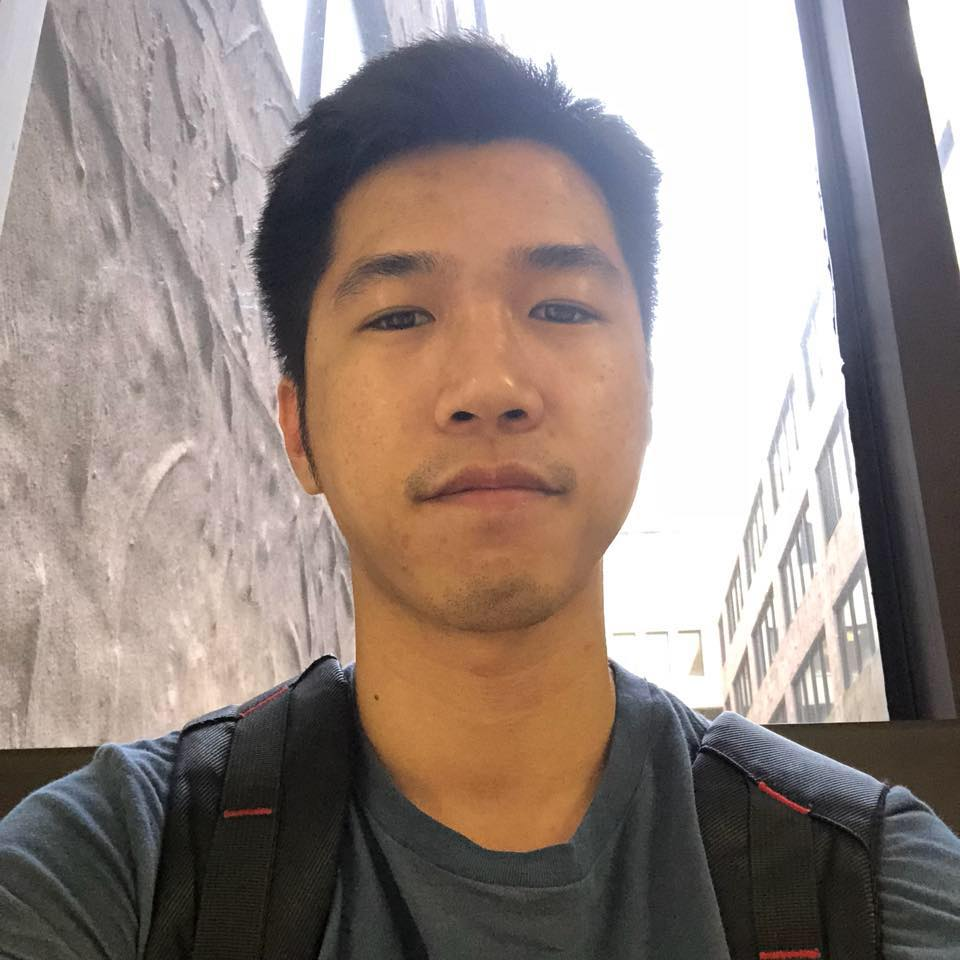
#> input picture color_changing/image.jpg, 960 x 960 px
$ python color2binary.py ../color_changing/image.jpg
#> lines starting #> are read from the running program, lines starting #| are printed output that depends on the picture; after the words box and inside, x2 and y2 are one past the last pixel; in counts of white or black regions, pixels touching at a corner belong together
import os
import sys
import cv2


def convert_to_binary(img_grayscale, thresh=100):
    thresh, img_binary = cv2.threshold(img_grayscale, thresh, maxval=255, type=cv2.THRESH_BINARY)
    return img_binary


if __name__ == "__main__":
    assert len(sys.argv) == 2, '[USAGE] $ python color2binary.py img_5.jpg'
    input_image_path = sys.argv[1]

    assert os.path.isfile(input_image_path), 'Image not found @ %s' % input_imagpe_path

    # read color image with grayscale flag: "cv2.IMREAD_GRAYSCALE"
    img_grayscale = cv2.imread(input_image_path, cv2.IMREAD_GRAYSCALE)  # shape: (960, 960)
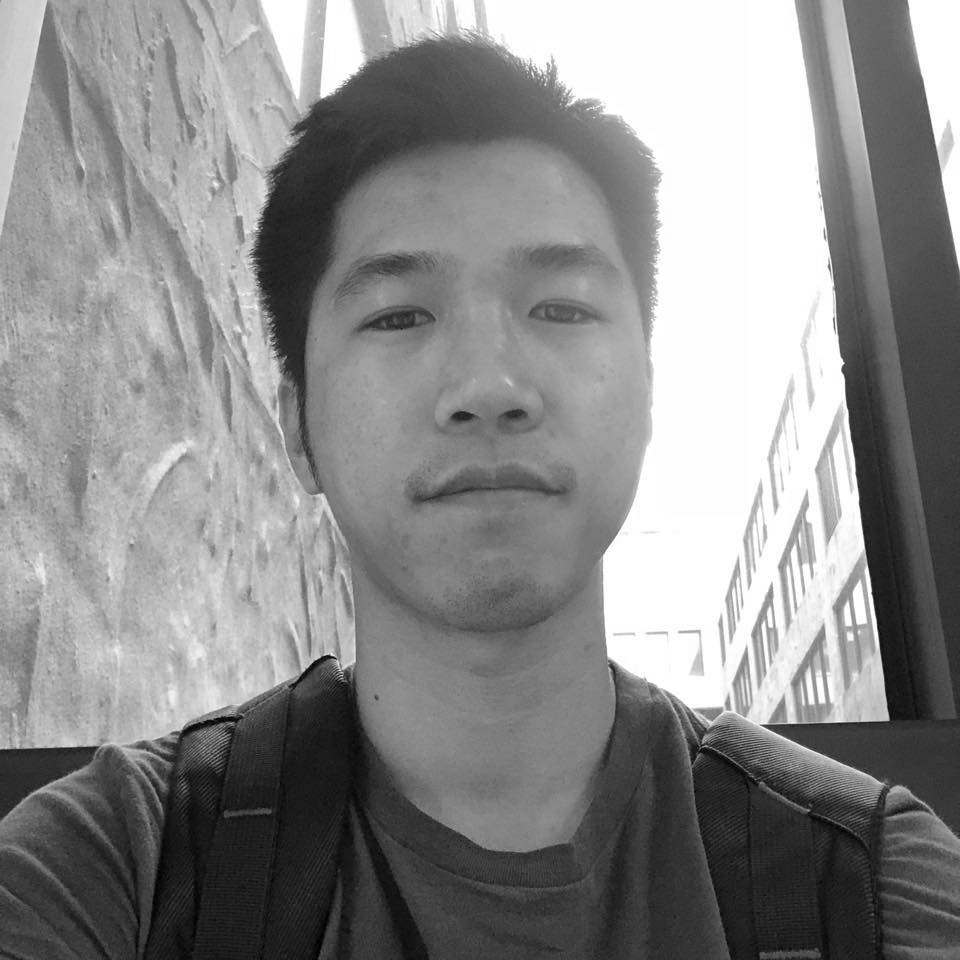
#> img_grayscale: shape (960, 960); min 0, max 255, mean 138.6
    # print grayscale image
    cv2.imwrite('grey_%s' % input_image_path, img_grayscale)
    print('Saved grayscale image @ grey_%s' % input_image_path)

    img_binary = convert_to_binary(img_grayscale, thresh=100)
#> in convert_to_binary, `thresh, img_binary = cv2.threshold(img_grayscale, thresh, maxval=255, ..`:
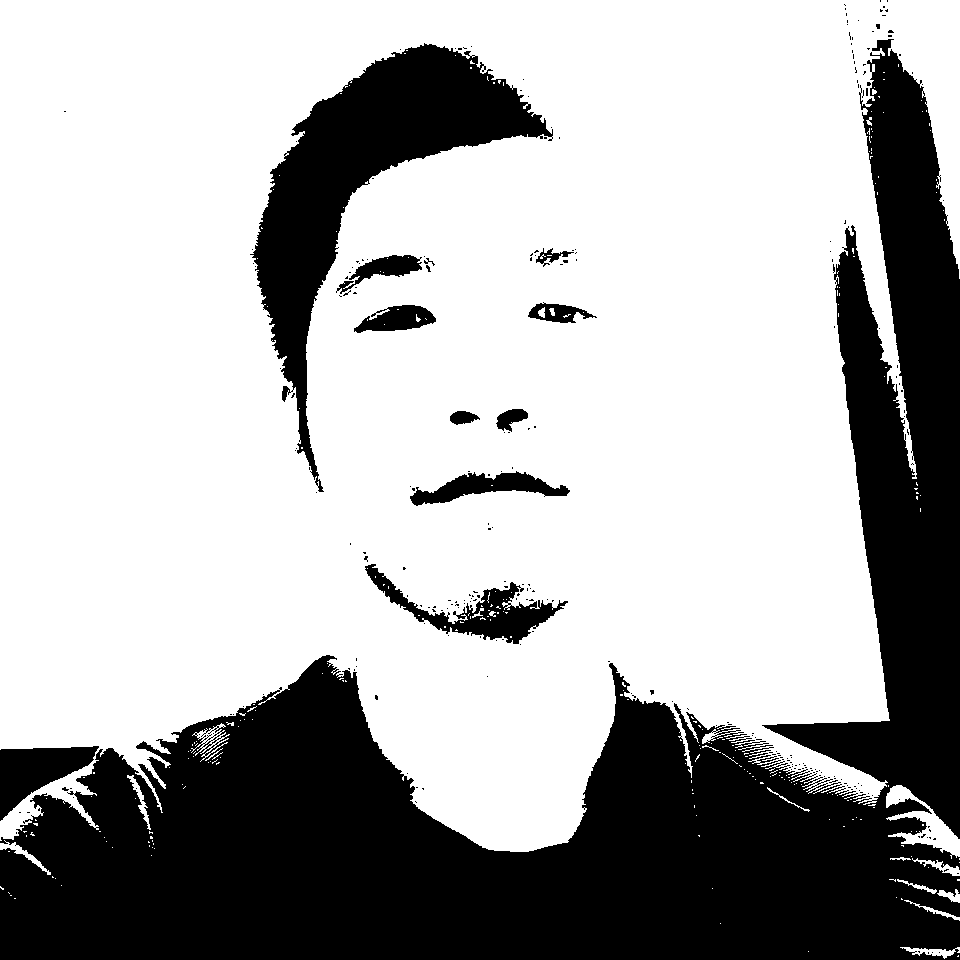
#> img_binary: shape (960, 960); 67.6% white; 267 black regions (255 under 20 px), largest, box (x1, y1, x2, y2) and area: (0, 39, 960, 960) 248373, (250, 43, 553, 492) 34325, (365, 564, 568, 644) 4297
#> in convert_to_binary, `thresh, img_binary = cv2.threshold(img_grayscale, thresh, maxval=255, ..`: thresh = 100
    cv2.imwrite('binary_%s' % input_image_path, img_binary)
    print('Saved binary image @ binary_%s' % input_image_path)

$ run again, on opencv_ROI/images2.jpg
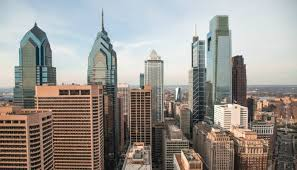
#> input picture opencv_ROI/images2.jpg, 297 x 170 px
#> `img_grayscale = cv2.imread(input_image_path, cv2.IMREAD_GRAYSCALE)`:
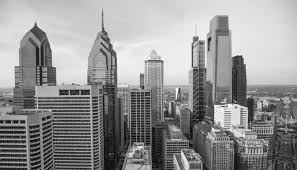
#> img_grayscale: shape (170, 297); min 0, max 255, mean 148.5
#> in convert_to_binary, `thresh, img_binary = cv2.threshold(img_grayscale, thresh, maxval=255, ..`:
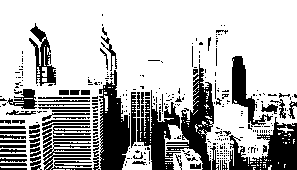
#> img_binary: shape (170, 297); 71% white; 328 black regions (253 under 20 px), largest, box (x1, y1, x2, y2) and area: (99, 70, 130, 170) 1989, (229, 117, 297, 170) 1784, (166, 64, 214, 170) 1768
#> thresh = 100
